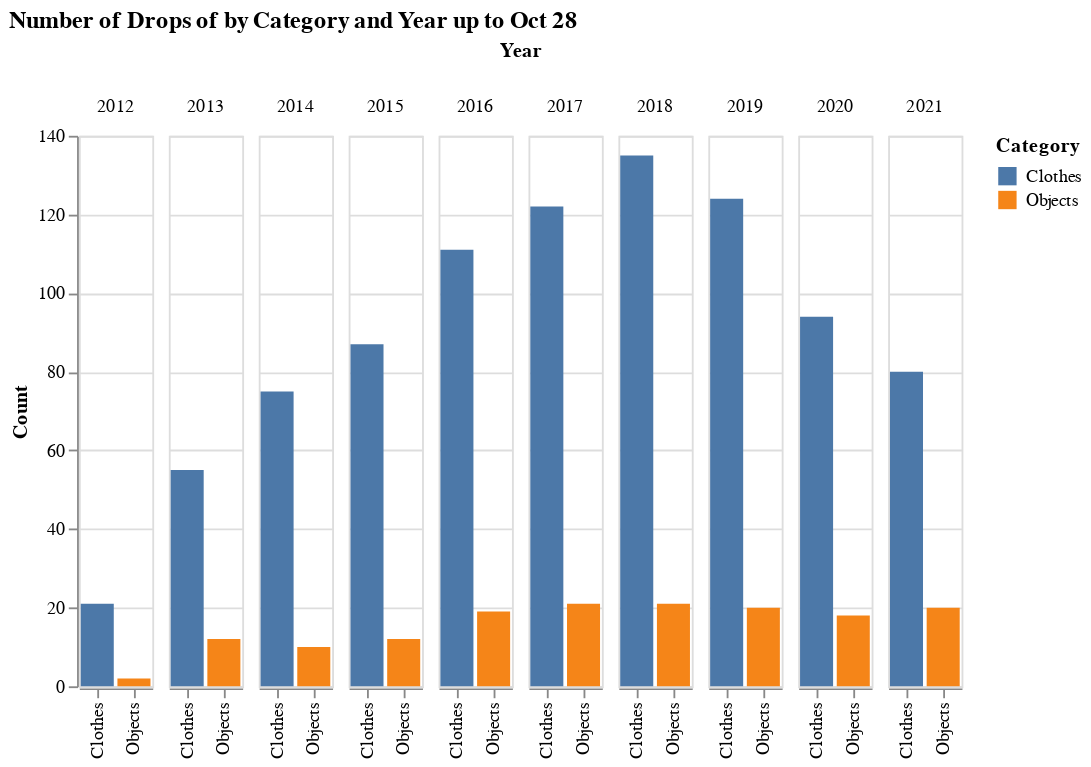

Notebook code cell kept with this figure:
### Markdown cell above
## Breakdown by Category

### Code cell
# tdf = df_all.groupby(['Category', 'Year']).count()['Release'].reset_index()
tdf = ytd_df.groupby(['Category', 'Year']).count()['Release'].reset_index()
tdf.columns = ['Category', 'Year', 'Count']
alt.Chart(tdf, width=40).mark_bar().encode(
    x=alt.X('Category:N', sort=kind_sort_order, title=None),
    y='Count:Q',
    color=alt.Color('Category:N', sort=kind_sort_order),
    column='Year:O',
    tooltip=['Count', ]
).configure_facet(spacing=7).properties(title=f"Number of Drops of by Category and Year up to {rel.strftime('%b %d')}")

### Figure 1 — Vega-Lite specification as saved in the notebook (floating-point values rounded to 4 significant figures)
{"$schema": "https://vega.github.io/schema/vega-lite/v4.8.1.json", "config": {"facet": {"spacing": 7}, "view": {"continuousHeight": 300, "continuousWidth": 400}}, "data": {"name": "data-b38c811cf28f120e38ae3984ef1eeca6"}, "datasets": {"data-b38c811cf28f120e38ae3984ef1eeca6": [{"Category": "Clothes", "Count": 21, "Year": 2012}, {"Category": "Clothes", "Count": 55, "Year": 2013}, {"Category": "Clothes", "Count": 75, "Year": 2014}, {"Category": "Clothes", "Count": 87, "Year": 2015}, {"Category": "Clothes", "Count": 111, "Year": 2016}, {"Category": "Clothes", "Count": 122, "Year": 2017}, {"Category": "Clothes", "Count": 135, "Year": 2018}, {"Category": "Clothes", "Count": 124, "Year": 2019}, {"Category": "Clothes", "Count": 94, "Year": 2020}, {"Category": "Clothes", "Count": 80, "Year": 2021}, {"Category": "Objects", "Count": 2, "Year": 2012}, {"Category": "Objects", "Count": 12, "Year": 2013}, {"Category": "Objects", "Count": 10, "Year": 2014}, {"Category": "Objects", "Count": 12, "Year": 2015}, {"Category": "Objects", "Count": 19, "Year": 2016}, {"Category": "Objects", "Count": 21, "Year": 2017}, {"Category": "Objects", "Count": 21, "Year": 2018}, {"Category": "Objects", "Count": 20, "Year": 2019}, {"Category": "Objects", "Count": 18, "Year": 2020}, {"Category": "Objects", "Count": 20, "Year": 2021}]}, "encoding": {"color": {"field": "Category", "sort": ["Bottom", "Top", "Layer"], "type": "nominal"}, "column": {"field": "Year", "type": "ordinal"}, "tooltip": [{"field": "Count", "type": "quantitative"}], "x": {"field": "Category", "sort": ["Bottom", "Top", "Layer"], "title": null, "type": "nominal"}, "y": {"field": "Count", "type": "quantitative"}}, "mark": "bar", "title": "Number of Drops of by Category and Year up to Oct 28", "width": 40}
